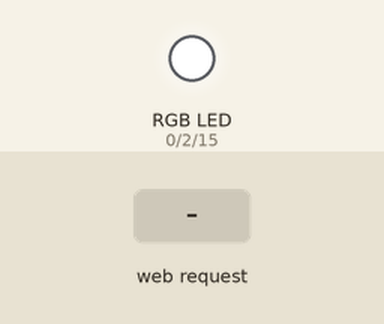
The sketch below on a simulated ESP8266 (NodeMCU). On the bench: an RGB LED mixed from three pins (HIGH = lit). Inputs (shaded band) come from the test bench.

Above: at 1.2 s.
1.3 s: HTTP request GET / received
At 2.6 s:
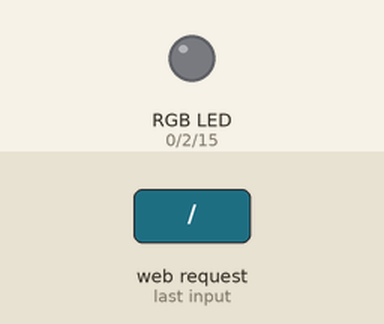
Timing chart, 0 to 4.3 s (numbered marks = the images above; inputs shaded):
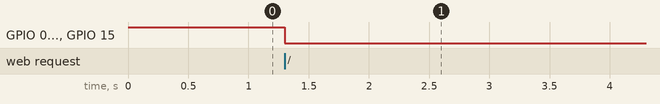

Measured:
- after the input at 1.3 s, GPIO 0 (pin_red), GPIO 2 (pin_green), GPIO 15 (pin_blue): HIGH → LOW at once

The sketch:

main.ino
```cpp
#include <ESP8266WiFi.h>
#include <DNSServer.h>
#include <ESP8266WebServer.h>

const char *ssid = "RGB LED";
const char *password = "ledIsOn";
const int pin_red = 0;
const int pin_green = 2;
const int pin_blue = 15;
const byte DNS_PORT = 53;

IPAddress apIP(192, 168, 1, 1);
DNSServer dnsServer;
ESP8266WebServer webServer(80);

String webpage = "<canvas id='colorspace'></canvas>";
String script = "<script type='text/javascript'>(function () {var canvas = document.getElementById('colorspace');var ctx = canvas.getContext('2d');function drawCanvas() {var colours = ctx.createLinearGradient(0, 0, window.innerWidth, 0);for(var i=0; i <= 360; i+=10) {colours.addColorStop(i/360, 'hsl(' + i + ', 100%, 50%)');}ctx.fillStyle = colours;ctx.fillRect(0, 0, window.innerWidth, window.innerHeight);var luminance = ctx.createLinearGradient(0, 0, 0, ctx.canvas.height);luminance.addColorStop(0, '#ffffff');luminance.addColorStop(0.05, '#ffffff');luminance.addColorStop(0.5, 'rgba(0,0,0,0)');luminance.addColorStop(0.95, '#000000');luminance.addColorStop(1, '#000000');ctx.fillStyle = luminance;ctx.fillRect(0, 0, ctx.canvas.width, ctx.canvas.height);}var eventLocked = false;function handleEvent(clientX, clientY) {if(eventLocked) {return;}function colourCorrect(v) {return Math.round(v*1024/256);}var data = ctx.getImageData(clientX, clientY, 1, 1).data;var params = ['r=' + colourCorrect(data[0]),'g=' + colourCorrect(data[1]),'b=' + colourCorrect(data[2])].join('&');var req = new XMLHttpRequest();req.open('POST', '?' + params, true);req.send();eventLocked = true;req.onreadystatechange = function() {if(req.readyState == 4) {eventLocked = false;}}}canvas.addEventListener('click', function(event) {handleEvent(event.clientX, event.clientY, true);}, false);canvas.addEventListener('touchmove', function(event){handleEvent(event.touches[0].clientX, event.touches[0].clientY);}, false);function resizeCanvas() {canvas.width = window.innerWidth;canvas.height = window.innerHeight;drawCanvas();}window.addEventListener('resize', resizeCanvas, false);resizeCanvas();drawCanvas();document.ontouchmove = function(e) {e.preventDefault()};})();</script>";

void handleRoot() {
  int red = webServer.arg(0).toInt();
  int green = webServer.arg(1).toInt();
  int blue = webServer.arg(2).toInt();

  analogWrite(pin_red, red);
  analogWrite(pin_green, green);
  analogWrite(pin_blue, blue);
  webServer.send(200, "text/html", webpage + script);
}

void setup() {
  pinMode(pin_red, OUTPUT);
  pinMode(pin_green, OUTPUT);
  pinMode(pin_blue, OUTPUT);

  analogWrite(pin_red, 1023);
  analogWrite(pin_green, 1023);
  analogWrite(pin_blue, 1023);

  Serial.begin( 9600 );

  WiFi.mode(WIFI_AP);
  WiFi.softAPConfig(apIP, apIP, IPAddress(255, 255, 255, 0));
  WiFi.softAP(ssid);

  webServer.on("/", handleRoot);
  webServer.begin();
}

void loop() {
  dnsServer.processNextRequest();
  webServer.handleClient();
}
```
